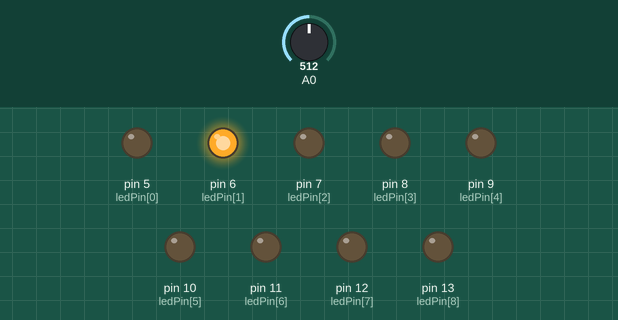
This sketch was run on a simulated Arduino Uno, built with avr-gcc and run on an emulated ATmega328P. Parts: output pins drawn as LEDs (lit = HIGH). Dashed ring = blinking. The test bench sets the inputs (shaded band); at power-on: A0 = 512.

Above: at 1.2 s.
1.3 s: A0 set to 122
At 1.36 s:
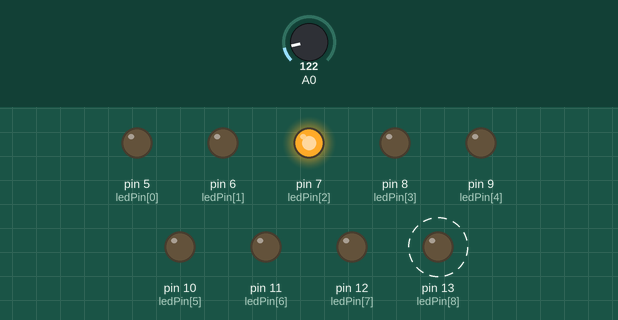
At 2.1 s:
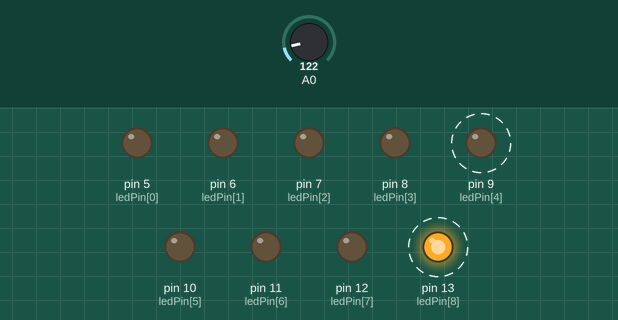
4.3 s: A0 set to 0
At 5.65 s:
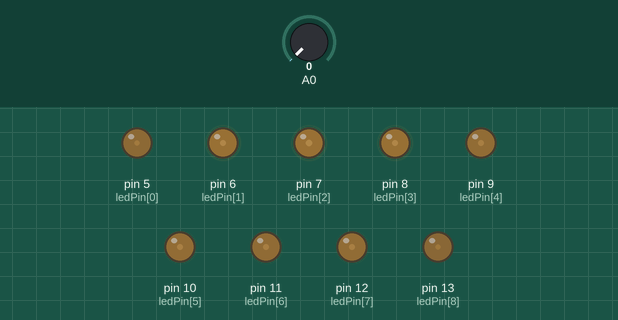
7.3 s: A0 set to 19
10.3 s: A0 set to 0
13.3 s: A0 set to 511
At 16.2 s:
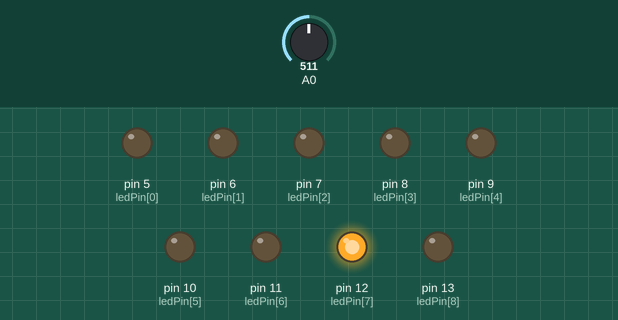
16.3 s: A0 set to 716
Timing chart, 0 to 22.3 s (numbered marks = the images above; inputs shaded):
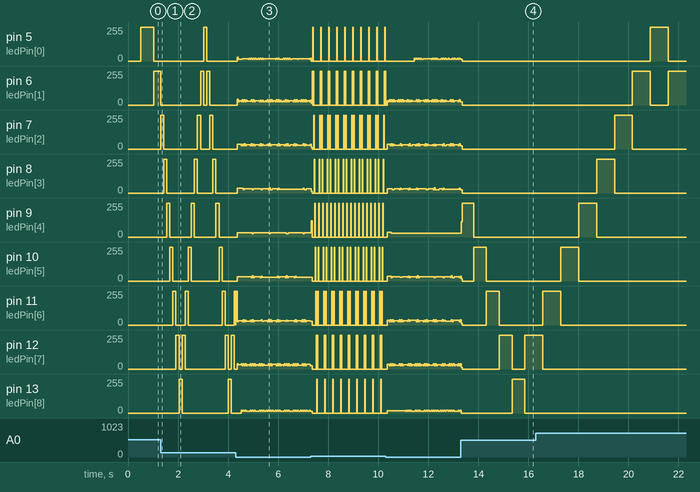

Measured:
- after the input at 1.3 s, pin 5 (ledPin[0]): 0/255 → 255/255 after 1.7 s, → 0/255 0.12 s later; pin 13 (ledPin[8]): alternates 255/255 for 0.12 s and 0/255 for 1.8 s, starting after 0.74 s
- after the input at 13.3 s, pin 9 (ledPin[4]): 28/255 → 255/255 at once, → 0/255 0.50 s later

The sketch:

LED_Chase.ino
```cpp
byte ledPin[] = {5, 6, 7, 8, 9, 10, 11, 12, 13}; // Create array for LED pins
int ledDelay = 0;                      // delay between changes
int direction = 1;
int currentLED = 0;
unsigned long changeTime;
void setup()
{
  for (int x=0; x<9; x++)
  {                                  // set all pins to output
    pinMode(ledPin[x], OUTPUT);
  }
  changeTime = millis();
}
void loop()
{
  ledDelay = analogRead(A0);
  if ((millis() - changeTime) > ledDelay)
  {                                  // if it has been ledDelay ms since last change
    changeLED();
    changeTime = millis();
  }
}
void changeLED()
{
  for (int x=0; x<9; x++) {               // turn off all LED's
    digitalWrite(ledPin[x], LOW);
  }
  digitalWrite(ledPin[currentLED], HIGH);  // turn on the current LED
  currentLED += direction;               // increment by the direction value
                                      // change direction if we reach the end
  if (currentLED == 8) { direction = -1;}
  if (currentLED == 0) {direction = 1; }
}
```
